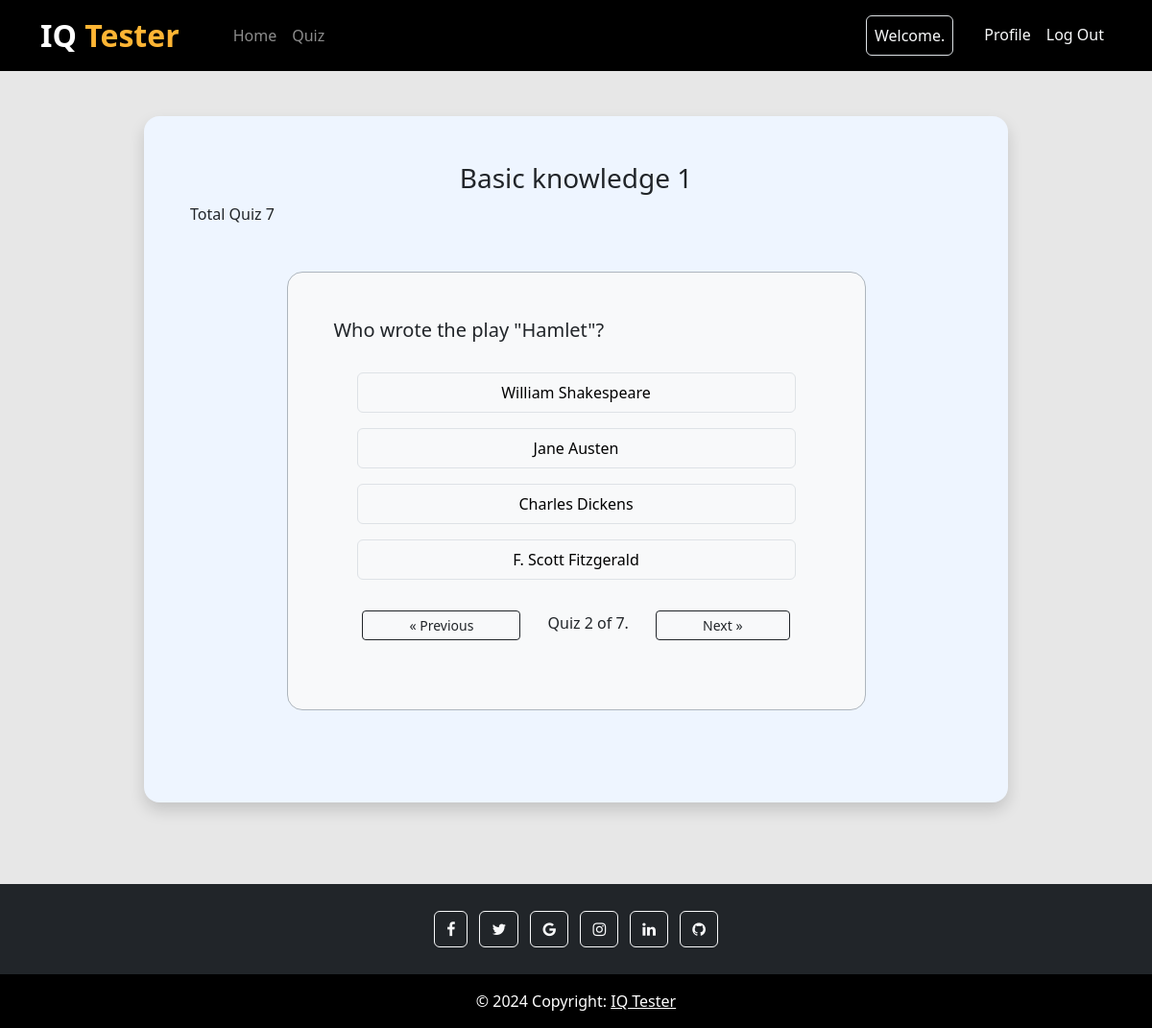
The app's page /quiz/1/?page=2 (signed in) with its own data.
### quiz/models.py (models this page shows, shortened)
class Quiz(models.Model):
    title = models.CharField(max_length=100)
    description = models.TextField()
    image = models.ImageField(upload_to='quiz/media/images/', blank=True, null=True)
    category = models.ManyToManyField(Category)
    has_time_limit = models.BooleanField(default=False)
    time_limit_minutes = models.PositiveIntegerField(blank=True, null=True)
    created_at = models.DateTimeField(auto_now_add=True)

class Question(models.Model):
    quiz = models.ForeignKey(Quiz, on_delete=models.CASCADE, related_name='questions')
    text = models.TextField()
    def __str__(self):
        return self.text

class Choice(models.Model):
    question = models.ForeignKey(Question, on_delete=models.CASCADE, related_name='choice')
    option = models.CharField(max_length=200)
    is_correct = models.BooleanField(default=False)

### core/views.py (the view)
# urls.py: path('quiz/<int:quiz_id>/', quiz_page, name='quiz_page'),
@login_required(login_url="/login/")
def quiz_page(request, quiz_id):
    queryset = Question.objects.filter(quiz=quiz_id)
    quiz = Quiz.objects.get(id=quiz_id)
    qn_id = queryset.first().id
    items_per_page = 1
    paginator = Paginator(queryset, items_per_page)
    page = request.GET.get('page')
    ansid = request.GET.get('ansid')
    print(page)
    print(ansid)
    try:
        current_page = paginator.page(page)
        print(current_page.number)
    except PageNotAnInteger:
        current_page = paginator.page(1)
    except EmptyPage:
        current_page = paginator.page(paginator.num_pages)
    qn_id += current_page.number-1
    question = Question.objects.get(id=qn_id)
    print(question)
    return render(request, 'quiz_page.html', {'current_page': current_page, 'question' : question, 'quiz': quiz})

### core/templates/quiz_page.html (shortened to what this page needs)
{% extends "base.html" %}
{% block content %}
<section style="background-color: #EEF5FF" class="w-75 m-auto rounded-4 shadow p-5 my-5">
    <div>
        <h3 class="text-center">{{ quiz.title }}</h3>
        <span>Total Quiz {{quiz.questions.all|length}}</span>
        <div class="bg-light w-75 m-auto p-5 my-5 border border-dark-subtle rounded-4">
            <h5>{{question.text}}</h5>
            <div class="p-4">
                <div>
                    {% for choice  in question.choice.all%}
                    <div>
                        <p class="btn btn-light border rounder w-100 py-2">{{ choice.option }}</p>
                    </div>
                    {% endfor %}
                </div>
                <div class="pagination justify-content-center mt-3">
                    <span class="step-links">
                        {% if current_page.has_previous %}
                            <a class="btn btn-outline-dark btn-sm px-5" href="/quiz/{{quiz.id}}/?page={{ current_page.previous_page_number }}">&laquo; Previous</a>
                        {% endif %}
                        <span class="current mx-4">
                            Quiz {{ current_page.number }} of {{ current_page.paginator.num_pages }}.
                        </span>
                        {% if current_page.has_next %}
                            <a class="btn btn-outline-dark btn-sm px-5" href="/quiz/{{quiz.id}}/?page={{ current_page.next_page_number }}">Next &raquo;</a>
                        {% endif %}
                    </span>
                </div>
            </div>
        </div>
    </div>
</section>
{% endblock content %}

### records on screen
Quiz: title "Basic knowledge 1", questions.all|length "7"
Question: text "Who wrote the play \"Hamlet\"?"
Choice: option "William Shakespeare"
Choice: option "Jane Austen"
Choice: option "Charles Dickens"
Choice: option "F. Scott Fitzgerald"

### other values on screen
{{ current_page.number }} "2"
{{ current_page.paginator.num_pages }} "7"
